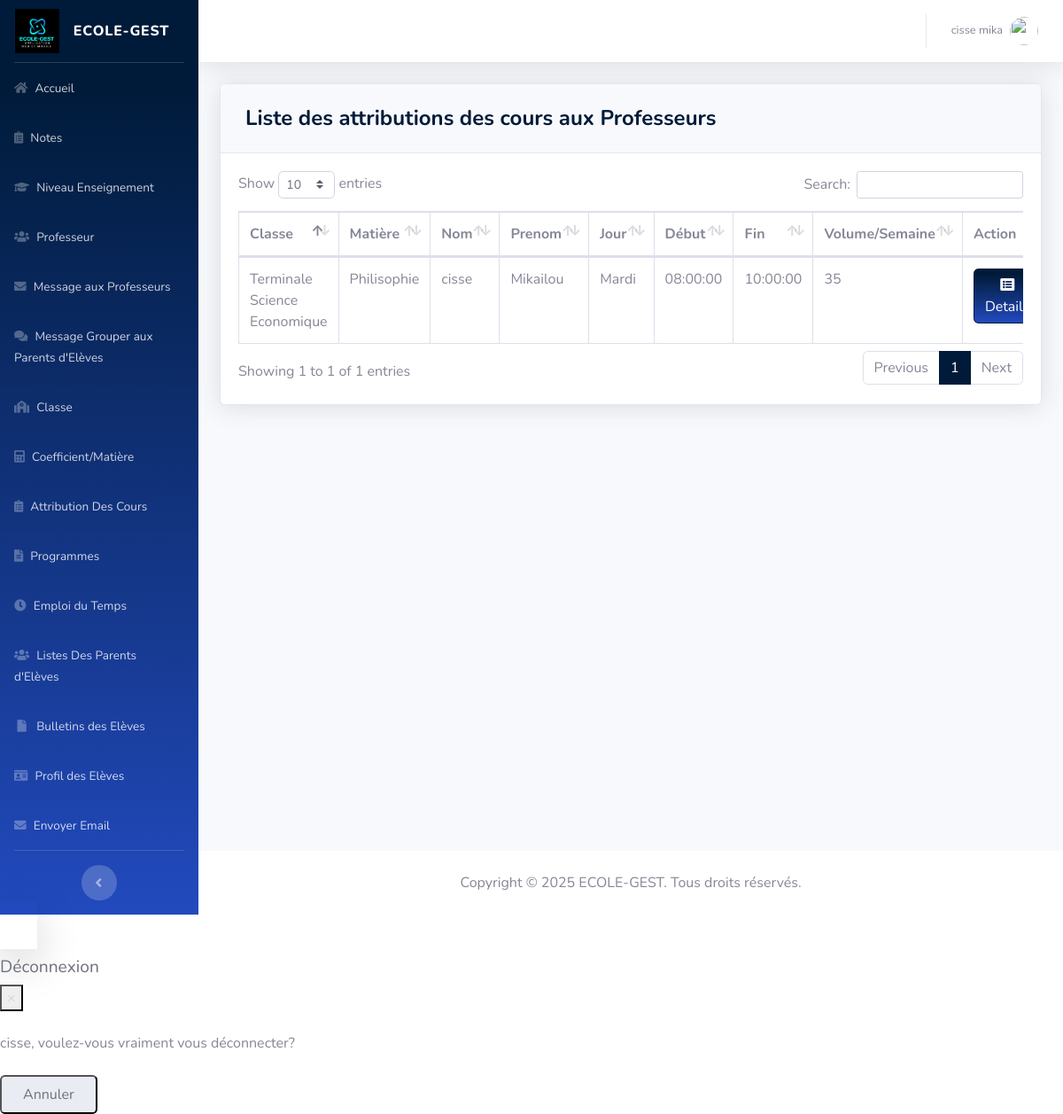
The page /pages/attri.php (signed in) on the database its author committed.
### tables this page shows
CREATE TABLE `attribution` (
  `id_attribution` int(11) NOT NULL,
  `jour` varchar(100) DEFAULT NULL,
  `heure_debut` time DEFAULT NULL,
  `heure_fin` time DEFAULT NULL,
  `volume` int(11) DEFAULT NULL,
  `id_professeur` int(11) DEFAULT NULL,
  `nom_ecole` varchar(100) DEFAULT NULL,
  `champ_visible` int(1) NOT NULL DEFAULT 1,
  `id_classe` int(11) NOT NULL,
  `id_matiere` int(11) NOT NULL
);

CREATE TABLE `classe` (
  `id_classe` int(11) NOT NULL,
  `code_classe` varchar(100) DEFAULT NULL,
  `libelle_classe` varchar(100) DEFAULT NULL,
  `niveau` varchar(100) DEFAULT NULL,
  `id_filiere` int(11) DEFAULT NULL,
  `id_annee` int(11) DEFAULT NULL,
  `id_antenne` int(11) DEFAULT NULL,
  `nom_ecole` varchar(100) NOT NULL,
  `champ_visible` int(1) NOT NULL DEFAULT 1,
  `annee_scolaire` varchar(100) NOT NULL,
  `nombre_table` int(11) NOT NULL
);

CREATE TABLE `matiere` (
  `id_matiere` int(11) NOT NULL,
  `libelle_matiere` varchar(100) DEFAULT NULL,
  `champ_visible` int(1) NOT NULL DEFAULT 1,
  `nom_ecole` varchar(100) NOT NULL
);

CREATE TABLE `professeur` (
  `id_professeur` int(11) NOT NULL,
  `nom_professeur` varchar(100) DEFAULT NULL,
  `prenom_professeur` varchar(100) DEFAULT NULL,
  `telephone1` int(11) DEFAULT NULL,
  `telephone2` int(11) DEFAULT NULL,
  `email` varchar(100) DEFAULT NULL,
  `ville` varchar(100) DEFAULT NULL,
  `profession` varchar(100) DEFAULT NULL,
  `employeur` varchar(100) DEFAULT NULL,
  `nom_ecole` varchar(100) NOT NULL,
  `champ_visible` int(1) NOT NULL DEFAULT 1,
  `dernier_diplome` varchar(100) NOT NULL
);

### pages/attri.php (the view, shortened to what this page needs)
<?php
include'../includes/connection.php';
include'../includes/sidebar_cens.php';
?>
            <div class="card shadow mb-4">
            <div class="card-header py-3">
              <h4 class="m-2 font-weight-bold text-primary">Liste des attributions des cours aux Professeurs</h4>
            </div>
            <div class="card-body">
              <div class="table-responsive">
                <table class="table table-bordered" id="dataTable" width="100%" cellspacing="0">
                  <thead>
                      <tr>
                        <th>Classe</th>
                        <th>Matière</th>
                        <th>Nom </th>
                        <th>Prenom </th>
                        <th>Jour</th>
                        <th>Début</th>
                        <th> Fin</th>
                        <th>Volume/Semaine</th>
                        <th>Action</th>
                      </tr>
                  </thead>
                  <tbody>
                    <?php
$query = 'SELECT at.id_attribution, at.id_matiere,m.libelle_matiere,c.libelle_classe, p.id_professeur, at.id_classe,p.nom_professeur, p.prenom_professeur, at.jour, at.heure_debut, at.heure_fin, at.volume FROM attribution at, professeur p,matiere m, classe c WHERE at.id_professeur = p.id_professeur  and at.id_matiere=m.id_matiere and at.id_classe=c.id_classe  and at.nom_ecole = (SELECT nom_ecole FROM utilisateur WHERE nom_user = "'.$_SESSION['nom_user'].'" AND prenom_user = "'.$_SESSION['prenom_user'].'") and at.champ_visible=1';
                      $result = mysqli_query($db, $query) or die (mysqli_error($db));
                      while ($row = mysqli_fetch_assoc($result)) {
                      echo '<tr>';
                      echo '<td>'. $row['libelle_classe'].'</td>';
                      echo '<td>'. $row['libelle_matiere'].'</td>';
                      echo '<td>'. $row['nom_professeur'].'</td>';
                      echo '<td>'. $row['prenom_professeur'].'</td>';
                      echo '<td>'. $row['jour'].'</td>';
                      echo '<td>'. $row['heure_debut'].'</td>';
                      echo '<td>'. $row['heure_fin'].'</td>';
                      echo '<td>'. $row['volume'].'</td>';
                      echo '<td align="right"> <div class="btn-group">
                      <a type="button" class="btn btn-primary bg-gradient-primary" href="attri_searchfrm.php?action=edit & id='.$row['id_attribution'] . '"><i class="fas fa-fw fa-list-alt"></i> Details</a>
                            <div class="btn-group">
                              <a type="button" class="btn btn-primary bg-gradient-primary dropdown no-arrow" data-toggle="dropdown" style="color:white;">
                              ... <span class="caret"></span></a>
                            <ul class="dropdown-menu text-center" role="menu">
                                <li>
                                  <a type="button" class="btn btn-warning bg-gradient-warning btn-block" style="border-radius: 0px;" href="attri_edit.php?action=edit & id='.$row['id_attribution']. '">
                                    <i class="fas fa-fw fa-edit"></i> Modifiez
                                  </a>
                                </li>
                            </ul>
                            </div>
                          </div> </td>';
                echo '</tr> ';
                        }
?>
                                </tbody>
                            </table>
                        </div>
                    </div>
                  </div>
<?php
include'../includes/footer.php';
?>

### rows shown on the page
attribution: id_classe.libelle_classe "Terminale Science Economique", id_matiere.libelle_matiere "Philisophie", id_professeur.nom_professeur "cisse", id_professeur.prenom_professeur "Mikailou", jour "Mardi", heure_debut "08:00:00", heure_fin "10:00:00", volume "35"

### other values the page prints
$_SESSION['nom_user'] "cisse"
$_SESSION['prenom_user'] "mika"
